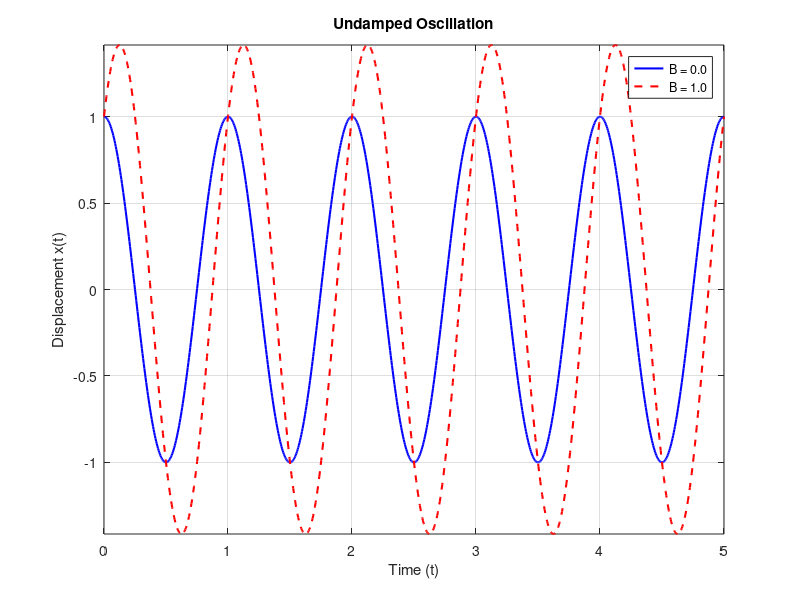

Recreate this plot in MATLAB.
% ===========================================================================
%         ╦ ╦┌─┐┌─┐┌─┐┌─┐┌┬┐  ╔╦╗┌─┐┌─┐┌┬┐┬ ┬  ╔╗ ┌─┐┬  ┌─┐┬ ┬┌─┐
%         ╠═╣│ │└─┐└─┐├─┤│││  ║║║├─┤│ ┬ ││└┬┘  ╠╩╗├─┤│  ├─┤├─┤├─┤
%         ╩ ╩└─┘└─┘└─┘┴ ┴┴ ┴  ╩ ╩┴ ┴└─┘─┴┘ ┴   ╚═╝┴ ┴┴─┘┴ ┴┴ ┴┴ ┴
% ===========================================================================
%
% Author: Hossam Magdy Balaha
% Initial Creation Date: June 2nd, 2025
% Last Modification Date: June 2nd, 2025
% Permissions and Citation: Refer to the README file.

% Set the parameters.
omega0 = 2 * pi; % Natural frequency (1 Hz, radians per second).
A = 1.0; % Amplitude of oscillation.

% Generate 1000 time points from 0 to 5 seconds.
t = linspace(0, 5, 1000);

% Calculate displacement x(t) for undamped oscillation.
% Case 1: B = 0.0 (no phase shift).
B1 = 0.0;
x1 = A * cos(omega0 * t) + B1 * sin(omega0 * t);

% Case 2: B = 1.0 (with phase shift).
B2 = 1.0;
x2 = A * cos(omega0 * t) + B2 * sin(omega0 * t);

% Plotting.
figure;  % Create a new figure.
plot(t, x1, 'b', 'LineWidth', 1.5); 
hold on;
plot(t, x2, 'r--', 'LineWidth', 1.5);

title('Undamped Oscillation');
xlabel('Time (t)');
ylabel('Displacement x(t)');
legend({'B = 0.0', 'B = 1.0'});
grid on;
axis tight; % Adjust axis limits to fit data tightly.
hold off;

% Save the plot as a PNG file.
saveas(gcf, 'Lecture_04_Lab_Exercise_1_Undamped.png');